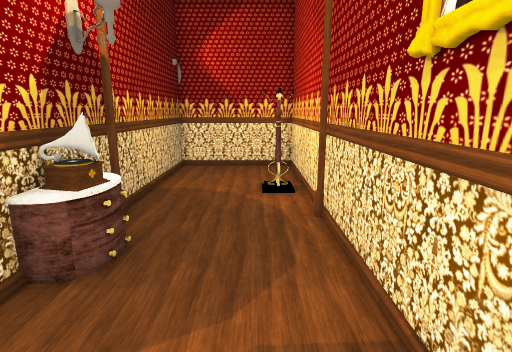
View 1 (above)

16 first-person views from a walk through a scene from a Unity 3-D project. The camera is 1.4 m above the floor, tilts 12° down and sees 80° across. The floor is counted in squares, 0.5 m on a side. Each view is taken from the middle of a square. On the plan, view 1 faces up. The plan holds only what a view shows up to about 20 squares ahead; the rest is blank.

View 2
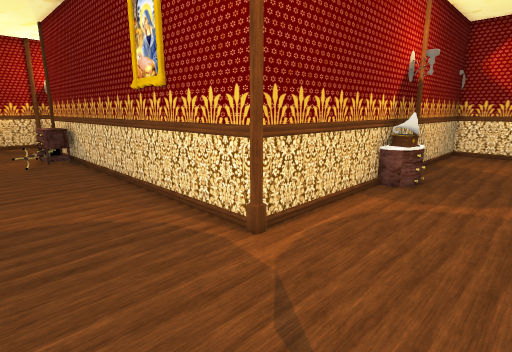

View 3
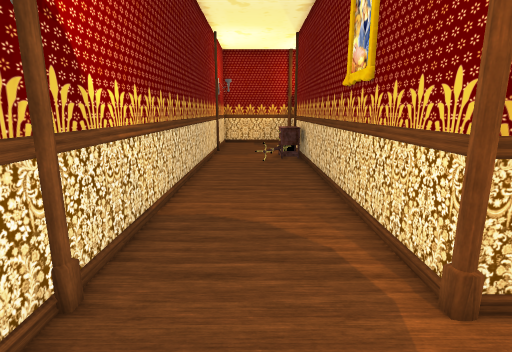

View 4
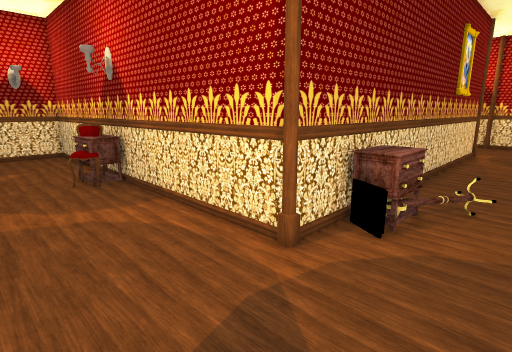

View 5
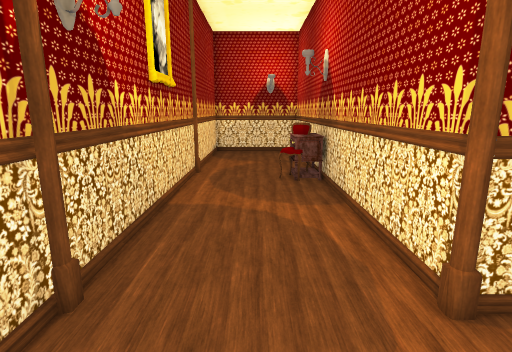

View 6
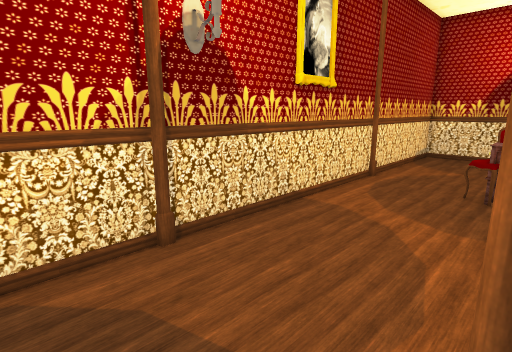

View 7
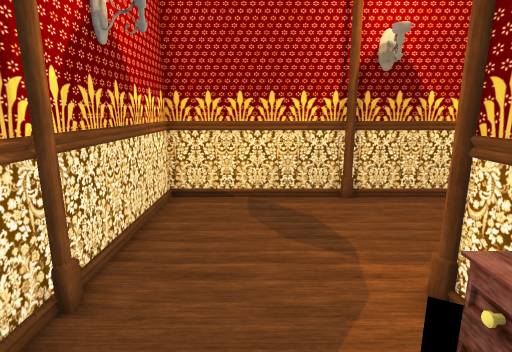

View 8
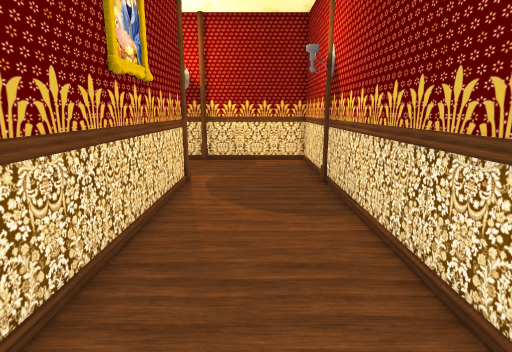

View 9
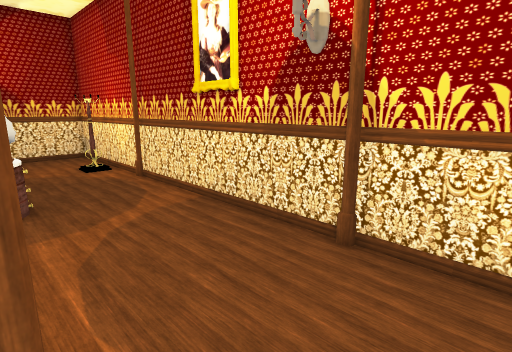

View 10
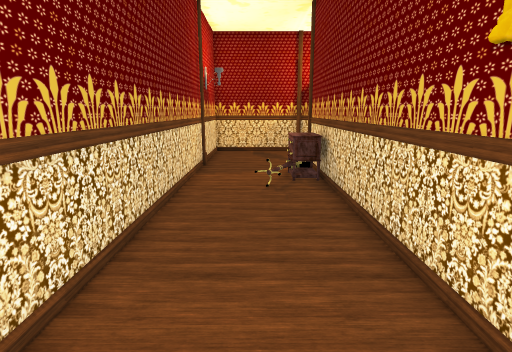

View 11
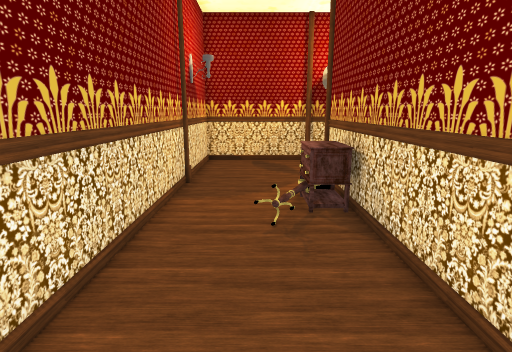

View 12
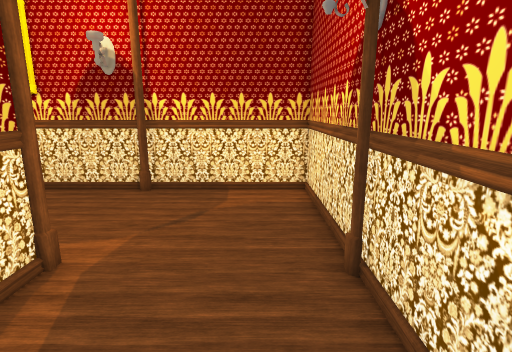

View 13
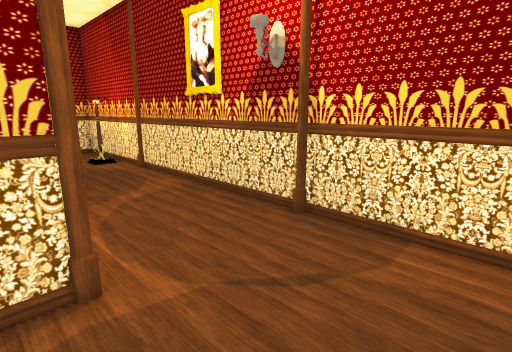

View 14
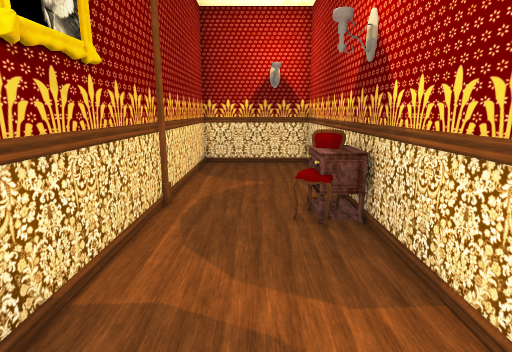

View 15
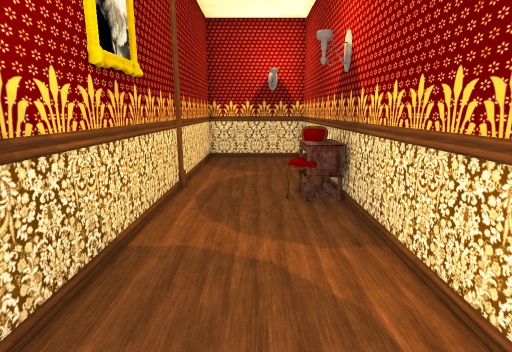

View 16
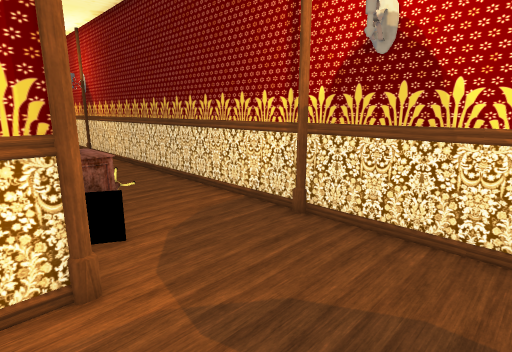

### Floor plan
Points are (right, up) in squares from view 1. A wall is a line through its corners. A room is listed if a view was taken in it or the views show most of it. See-through windows are left out.
Room 1 (views 1, 2, 3, 4, 5, 6, 7, 8, 9, 10, 11, 12, 13, 14, 15, 16)
walls: (-4.4, -2.1) (-21.6, -2.1); (-22.1, -1.6) (-22.1, 15.9) (-27.9, 15.9) (-27.9, -7.9) (1.9, -7.9) (1.9, 15.9) (-3.9, 15.9) (-3.9, -1.6)
objects: column (-28, -2); column (-28, 8); chair (-24, 6) to (-23, 7); other object (-23, 6); other object (-23, 8); column (-22, -8); column (-22, -2); other object (-20, -4) to (-18, -3); column (-4, -8); column (-4, -2); column (-4, 8); other object (-3, 5) to (-3, 7); other object (1, 11); column (2, -2); column (2, 8)

Where each view was taken, in squares from view 1:
view 1: 0 up, 0 right, facing up
view 2: 7 down, 1 right, facing up-left
view 3: 5 down, 0 right, facing left
view 4: 6 down, 27 left, facing up-right
view 5: 6 down, 25 left, facing up
view 6: 5 down, 22 left, facing up-left
view 7: 5 down, 18 left, facing left
view 8: 5 down, 16 left, facing right
view 9: 5 down, 4 left, facing up-right
view 10: 5 down, 6 left, facing left
view 11: 5 down, 10 left, facing left
view 12: 6 down, 9 left, facing right
view 13: 7 down, 5 left, facing up-right
view 14: 1 down, 25 left, facing up
view 15: 3 down, 25 left, facing up
view 16: 1 down, 27 left, facing down-right
